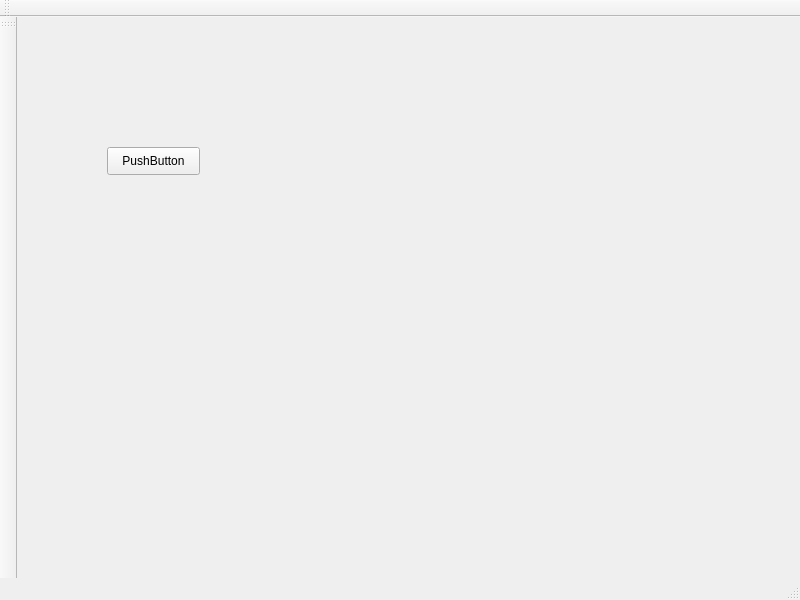
<?xml version="1.0" encoding="UTF-8"?>
<ui version="4.0">
 <class>MainWindow</class>
 <widget class="QMainWindow" name="MainWindow">
  <property name="geometry">
   <rect>
    <x>0</x>
    <y>0</y>
    <width>800</width>
    <height>600</height>
   </rect>
  </property>
  <property name="windowTitle">
   <string>MainWindow</string>
  </property>
  <widget class="QWidget" name="centralwidget">
   <widget class="QPushButton" name="pushButton">
    <property name="geometry">
     <rect>
      <x>90</x>
      <y>130</y>
      <width>93</width>
      <height>28</height>
     </rect>
    </property>
    <property name="text">
     <string>PushButton</string>
    </property>
   </widget>
  </widget>
  <widget class="QMenuBar" name="menuBar">
   <property name="geometry">
    <rect>
     <x>0</x>
     <y>0</y>
     <width>800</width>
     <height>26</height>
    </rect>
   </property>
  </widget>
  <widget class="QToolBar" name="toolBar">
   <property name="windowTitle">
    <string>toolBar</string>
   </property>
   <attribute name="toolBarArea">
    <enum>TopToolBarArea</enum>
   </attribute>
   <attribute name="toolBarBreak">
    <bool>false</bool>
   </attribute>
  </widget>
  <widget class="QStatusBar" name="statusBar"/>
  <widget class="QToolBar" name="toolBar_2">
   <property name="windowTitle">
    <string>toolBar_2</string>
   </property>
   <attribute name="toolBarArea">
    <enum>LeftToolBarArea</enum>
   </attribute>
   <attribute name="toolBarBreak">
    <bool>false</bool>
   </attribute>
  </widget>
 </widget>
 <resources/>
 <connections/>
</ui>
